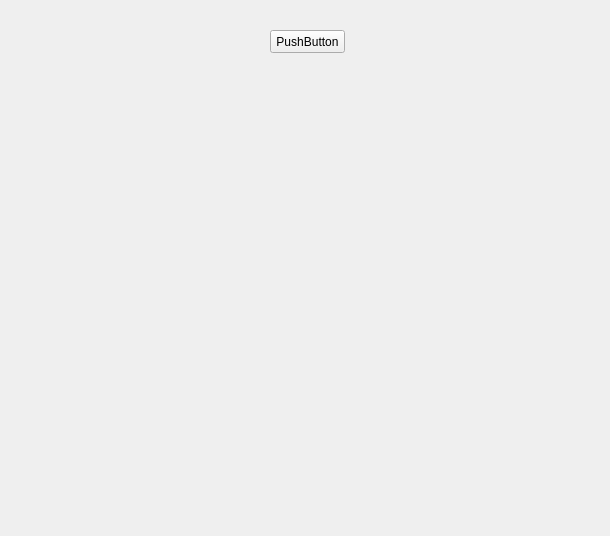
<?xml version="1.0" encoding="UTF-8"?>
<ui version="4.0">
 <class>Form</class>
 <widget class="QWidget" name="Form">
  <property name="geometry">
   <rect>
    <x>0</x>
    <y>0</y>
    <width>610</width>
    <height>536</height>
   </rect>
  </property>
  <property name="windowTitle">
   <string>Form</string>
  </property>
  <widget class="QPushButton" name="btn">
   <property name="geometry">
    <rect>
     <x>270</x>
     <y>30</y>
     <width>75</width>
     <height>23</height>
    </rect>
   </property>
   <property name="text">
    <string>PushButton</string>
   </property>
  </widget>
 </widget>
 <resources/>
 <connections/>
</ui>
